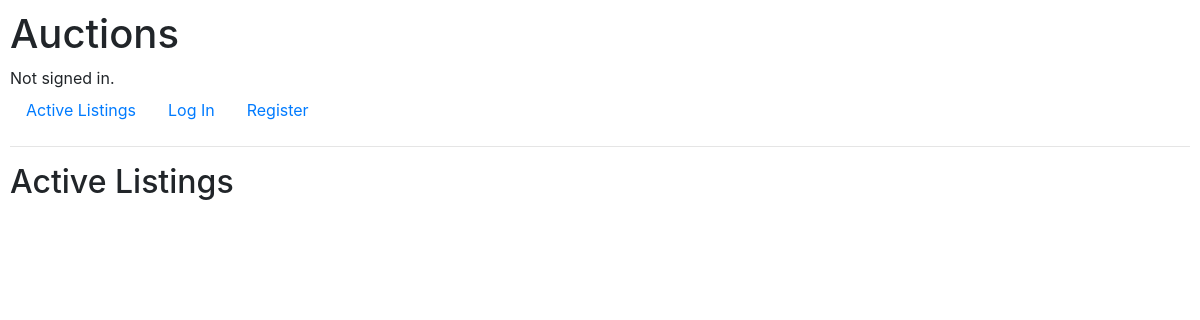
The page /auctions/ on the database as committed earlier.
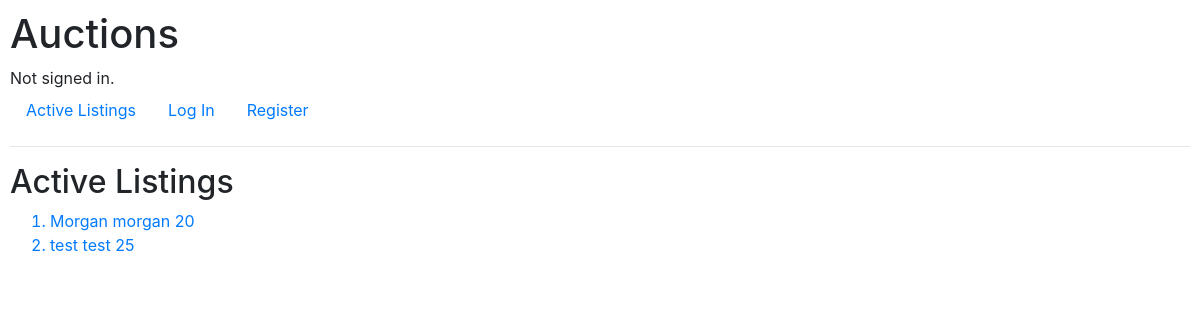
The same page on the database as committed later.
### auctions/models.py (models this page shows)
class Listing(models.Model):
    creator = models.CharField(max_length=64)
    title = models.CharField(max_length=64)
    description = models.CharField(max_length=64)
    price = models.IntegerField()
    users = models.ManyToManyField(User, blank=True, related_name= "wishlist")
    def __str__(self):
        return f"{self.title} {self.description} {self.price}"

### auctions/views.py (the view)
# urls.py: path("", views.index, name="index"),
def index(request):
    return render(request, "auctions/index.html", {
        "listings": Listing.objects.all()
    })

### auctions/templates/auctions/index.html
{% extends "auctions/layout.html" %}
{% block body %}
    <h2>Active Listings</h2>
    <ol>
        {% for listing in listings %}
            <a href="{% url 'listing' listing.title %}"><li>{{ listing }}</li></a>
        {% endfor %}
    </ol>
{% endblock %}

Rows that differ between the two databases and show on the page:
added Listing: title+description+price "Morgan morgan 20"
added Listing: title+description+price "test test 25"
